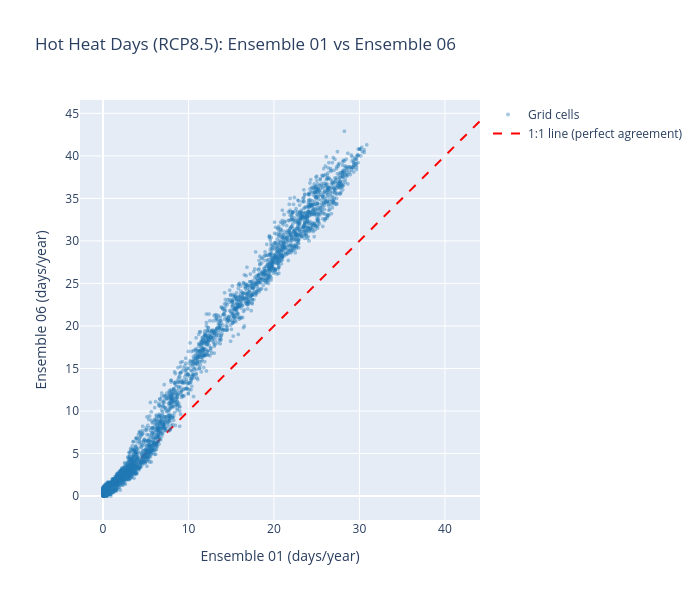
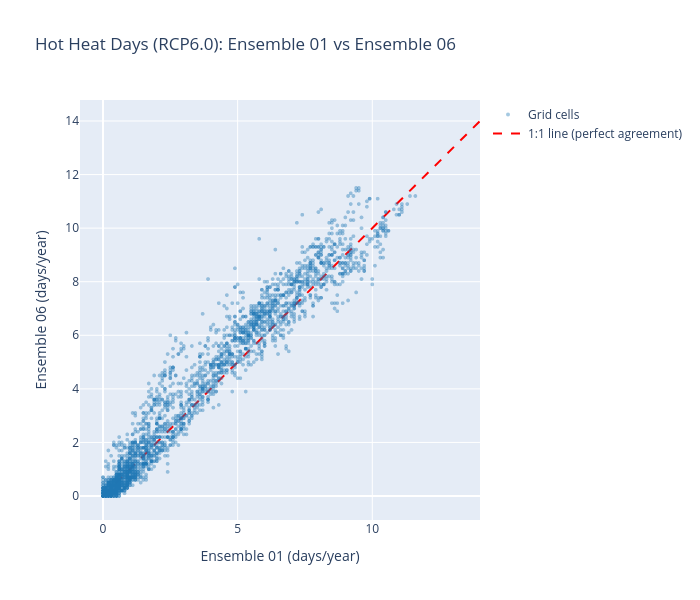

The cell these charts' notebook holds for them, in order:
### Markdown cell above
## Distribution Analysis: Hot Heat Days

Comparing ensemble scatter and value vs difference patterns across both RCP scenarios.

### Code cell
# Scatter plot: Ensemble 01 vs Ensemble 06 for both RCP scenarios
print("RCP8.5:")
fig_scatter_hot_85 = plot_ensemble_scatter(hot_heat_days_01_85, hot_heat_days_06_85, 
                                            var_name='variable', metric_name='Hot Heat Days (RCP8.5)')
fig_scatter_hot_85.show()

print("\nRCP6.0:")
fig_scatter_hot_60 = plot_ensemble_scatter(hot_heat_days_01_60, hot_heat_days_06_60, 
                                            var_name='variable', metric_name='Hot Heat Days (RCP6.0)')
fig_scatter_hot_60.show()

### Figure 1 — Plotly figure (JSON) as saved in the notebook; plotly's stock layout.template omitted (floating-point values rounded to 4 significant figures; data arrays with more than 128 entries replaced by an {"elided": "..."} marker saying what was removed)
{"data": [{"hovertemplate": "Ensemble 01: %{x:.2f}<br>Ensemble 06: %{y:.2f}<extra></extra>", "marker": {"color": "#1f77b4", "opacity": 0.4, "size": 4}, "mode": "markers", "name": "Grid cells", "type": "scattergl", "x": {"elided": "10000 float values"}, "y": {"elided": "10000 float values"}}, {"line": {"color": "red", "dash": "dash", "width": 2}, "mode": "lines", "name": "1:1 line (perfect agreement)", "type": "scatter", "x": [0, 44.1], "y": [0, 44.1]}], "layout": {"height": 600, "showlegend": true, "title": {"text": "Hot Heat Days (RCP8.5): Ensemble 01 vs Ensemble 06"}, "width": 700, "xaxis": {"title": {"text": "Ensemble 01 (days/year)"}}, "yaxis": {"title": {"text": "Ensemble 06 (days/year)"}}}}

### Figure 2 — Plotly figure (JSON) as saved in the notebook; plotly's stock layout.template omitted (floating-point values rounded to 4 significant figures; data arrays with more than 128 entries replaced by an {"elided": "..."} marker saying what was removed)
{"data": [{"hovertemplate": "Ensemble 01: %{x:.2f}<br>Ensemble 06: %{y:.2f}<extra></extra>", "marker": {"color": "#1f77b4", "opacity": 0.4, "size": 4}, "mode": "markers", "name": "Grid cells", "type": "scattergl", "x": {"elided": "10000 float values"}, "y": {"elided": "10000 float values"}}, {"line": {"color": "red", "dash": "dash", "width": 2}, "mode": "lines", "name": "1:1 line (perfect agreement)", "type": "scatter", "x": [0, 14], "y": [0, 14]}], "layout": {"height": 600, "showlegend": true, "title": {"text": "Hot Heat Days (RCP6.0): Ensemble 01 vs Ensemble 06"}, "width": 700, "xaxis": {"title": {"text": "Ensemble 01 (days/year)"}}, "yaxis": {"title": {"text": "Ensemble 06 (days/year)"}}}}
